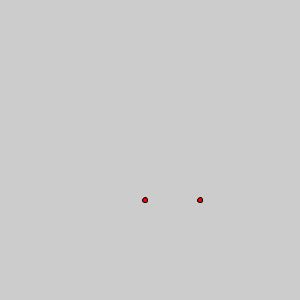
Frame 1 (no input)
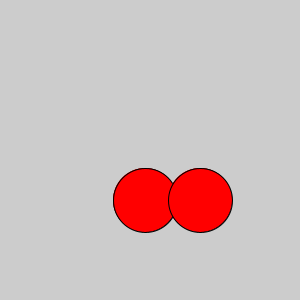
Frame 60 (the mouse pressed at the canvas centre just before this capture)
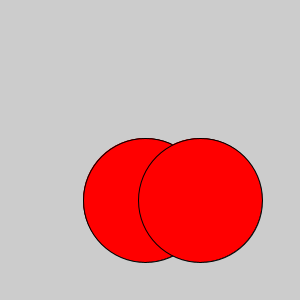
Frame 120 (the mouse held since frame 60 and released just before this capture)

The Processing sketch that drew these frames (run headless with seeded random() and noise(); from frame 60 on, the mouse is pressed at the canvas centre):

// Processing sketch: Two_Balloons_Code
// ── Two_Balloons_Code.pde
Balloon bob1 = new Balloon();
Balloon bob2 = new Balloon(200,200);
void setup(){
  size(300, 300);
}
void draw(){
  bob1.show();
  bob1.inflate();
  bob2.show();
  bob2.inflate();
}
class Balloon{
  //member variables
  int mySize, myX, myY;
  void inflate(){
    mySize = mySize + 1;
  }
  void show(){
    fill(255, 0, 0);
    ellipse(myX, myY, mySize, mySize);
  }
  Balloon(){ //no argument constructor
    mySize = 5;
    myX = (int)(Math.random()*300);
    myY = (int)(Math.random()*300);
  }
  Balloon(int x, int y){ //2 argument constructor
    mySize = 5;
    myX = x;
    myY = y;
  }
}
